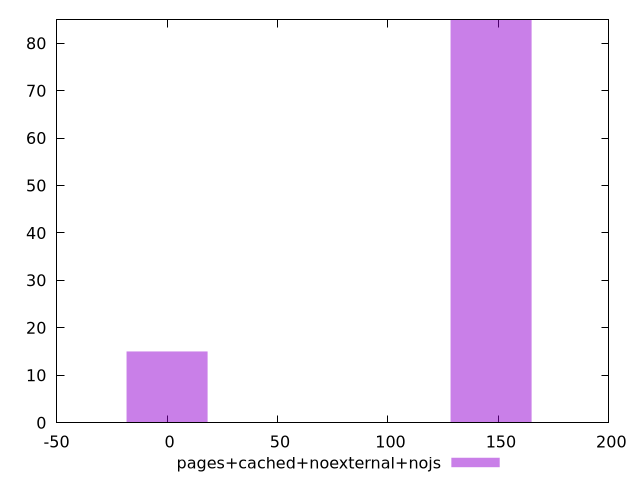

Write the gnuplot code that produced this figure.
$_pagesCachedNoexternalNojs <<EOF
0 15
146.6739155220639 85
EOF
set key outside below
set terminal pngcairo
set output "report_00004_2020-11-02T20-21-41.718Z/uses-http2/pages+cached+noexternal+nojs//raw_hist.png"
set yrange [0:85]
set boxwidth 36.66847888051598
set style fill transparent solid 0.5 noborder
plot $_pagesCachedNoexternalNojs title "pages+cached+noexternal+nojs" with boxes ,
